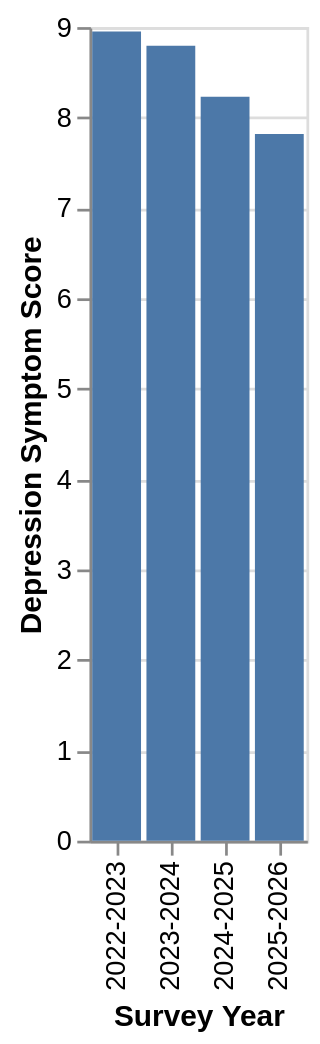

The notebook cell saved with this chart:
### Code cell
alt.Chart(deprawsc_by_year).mark_bar().encode(
    alt.X("survey_year:O", title="Survey Year"),
    alt.Y("deprawsc:Q", title="Depression Symptom Score"),
    tooltip=["deprawsc"]
)

### Figure 1 — Vega-Lite specification as saved in the notebook (floating-point values rounded to 4 significant figures)
{"config": {"view": {"continuousWidth": 300, "continuousHeight": 300}}, "data": {"name": "data-2ea0b2b833cb03846e0a10a2e2990b40"}, "mark": {"type": "bar"}, "encoding": {"tooltip": [{"field": "deprawsc", "type": "quantitative"}], "x": {"field": "survey_year", "title": "Survey Year", "type": "ordinal"}, "y": {"field": "deprawsc", "title": "Depression Symptom Score", "type": "quantitative"}}, "$schema": "https://vega.github.io/schema/vega-lite/v6.4.1.json", "datasets": {"data-2ea0b2b833cb03846e0a10a2e2990b40": [{"survey_year": "2022-2023", "deprawsc": 8.951}, {"survey_year": "2023-2024", "deprawsc": 8.793}, {"survey_year": "2024-2025", "deprawsc": 8.229}, {"survey_year": "2025-2026", "deprawsc": 7.818}]}}
